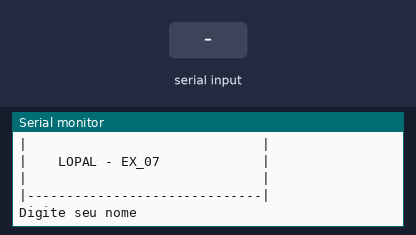
A sketch run on a simulated Arduino Uno, built with avr-gcc and run on an emulated ATmega328P. Parts: the last lines printed to the serial monitor. The inputs (shaded band) are chosen by the test bench.

Above: at 1.2 s.
1.3 s: "90,45\n" received over Serial
At 3.5 s:
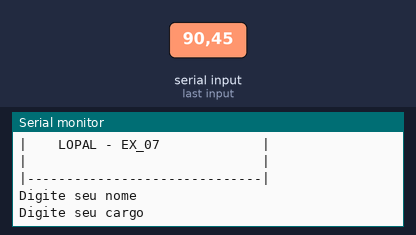
3.8 s: "30,150\n" received over Serial
At 5.6 s:
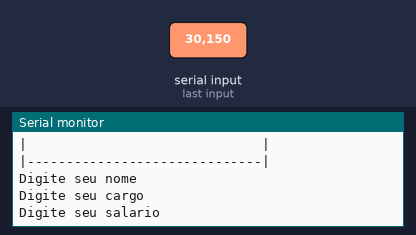
6.3 s: "5\n" received over Serial
At 6.5 s:
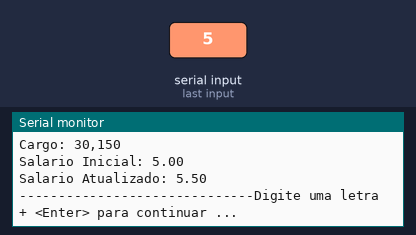

Measured:
- after the input at 1.3 s, the serial monitor: prints a new line after 1.0 s (image 1)
- after the input at 3.8 s, the serial monitor: prints a new line after 1.0 s (image 2)
- after the input at 6.3 s, the serial monitor: prints a new line at once (image 3)

The sketch:

LOPAL_-_EX07.ino
```cpp
//Faça um programa que receba o nome, cargo, e salário de um funcionário. Calcule o
//salário a ser acrescido de 10%. Ao final exiba o nome, o cargo e o novo salário desse
//funcionário.

//Variáveis
String nome = "";
String cargo = "";
float salarioInicial = 0;
float salarioAcrescido = 0;

void setup()
{
  Serial.begin (9600);
}

void loop()
{

  //Cabeçalho - 2 pipes + tracinho
    Serial.println("|------------------------------|");
    Serial.println("|                              |");
    Serial.println("|    LOPAL - EX_07             |");
    Serial.println("|                              |");
    Serial.println("|------------------------------|");

  Serial.println();//pula uma linha
  Serial.println();//pula uma linha

  //Entrada
  Serial.println("Digite seu nome");//pergunta o nome do usuário
  while(! Serial.available() );//espera o usuário digitar/dar um <Enter>
  nome = Serial.readString();//resposta do usuário / ler um texto da serial
  nome.trim();//retira  o \n (retira o enter capturado)

  Serial.println("Digite seu cargo");//pergunta o cargo do usuário
  while(! Serial.available() );//espera o usuário digitar/dar um <Enter>
  cargo = Serial.readString();//resposta do usuário / ler um texto da serial
  cargo.trim();//retira  o \n (retira o enter capturado)

  Serial.println("Digite seu salario");//pergunta o salário do usuário
  while(! Serial.available() );//espera o usuário digitar/dar um <Enter>
  salarioInicial = Serial.parseFloat();//resposta do usuário

  //processamento
  salarioAcrescido = salarioInicial + (salarioInicial * 0.10);

  //saída
  Serial.println();
  Serial.println();

  Serial.println("Relatório");
  Serial.println();
  Serial.println("------------------------------");
  Serial.println();

  Serial.println("Nome: " + nome);
  Serial.println("Cargo: " + cargo);
  Serial.println("Salario Inicial: " + String(salarioInicial) );
  Serial.println("Salario Atualizado: " + String(salarioAcrescido));
  Serial.println();

  Serial.print("------------------------------");

  Serial.println("Digite uma letra + <Enter> para continuar ...");//ajuste técnico para fazer o programa parar
  while (! Serial.available() );

  Serial.println();
  Serial.println();

  Serial.println();//limpa o cache do \n - o <Enter>


  }

  
```
